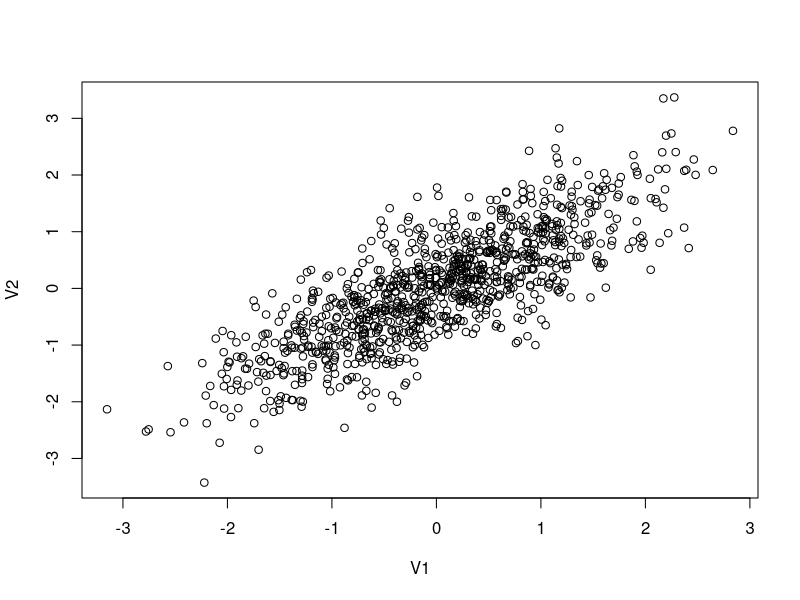

This figure's R source:
## ---- chunk 1
knitr::opts_chunk$set(echo = TRUE)
## ---- chunk 2
#This is a comment, alone in a chunk. 

## ---- chunk 3
library(MASS)
library(ggplot2)

out <- as.data.frame(mvrnorm(1000, mu = c(0,0), 
                     Sigma = matrix(c(1,0.8,0.8,1), ncol = 2), 
                     empirical = TRUE))
cor(out)
plot(out)

## ---- chunk 4
out$error<-rnorm(1000, mean=0, sd=1)

#The data generating process
B1<-3
B2<-6

out$Y<-out$V1*B1+out$V2*B2+out$error
## ---- chunk 5
plotted<-ggplot(out, aes(V1, y = value, color = variable)) + 
    geom_point(aes(y = Y, col = "Y")) + 
    geom_point(aes(y = Y_adj, col = "Y_adj"))+
    geom_smooth(method='lm', aes(y = Y, col = "Y"))+
    geom_smooth(method='lm', aes(y = Y_adj, col = "Y"))



